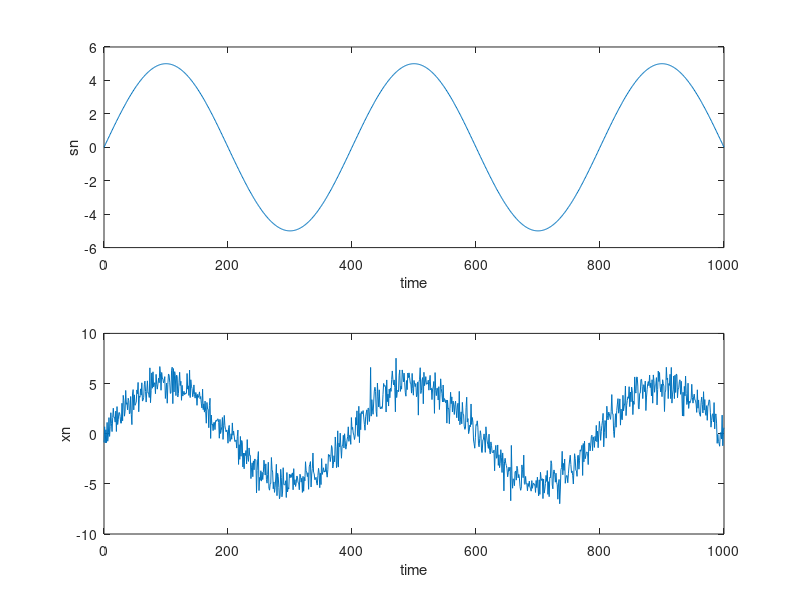

This figure's MATLAB source:
wo=pi/200;
n=0:1000;
sn=5*sin(wo*n);
vn=randn(1,1001);
xn=sn+vn;
figure
subplot(2,1,1)
plot(n,sn);
xlabel('time')
ylabel('sn')

subplot(2,1,2)
plot(n,xn)
xlabel('time')
ylabel('xn')
